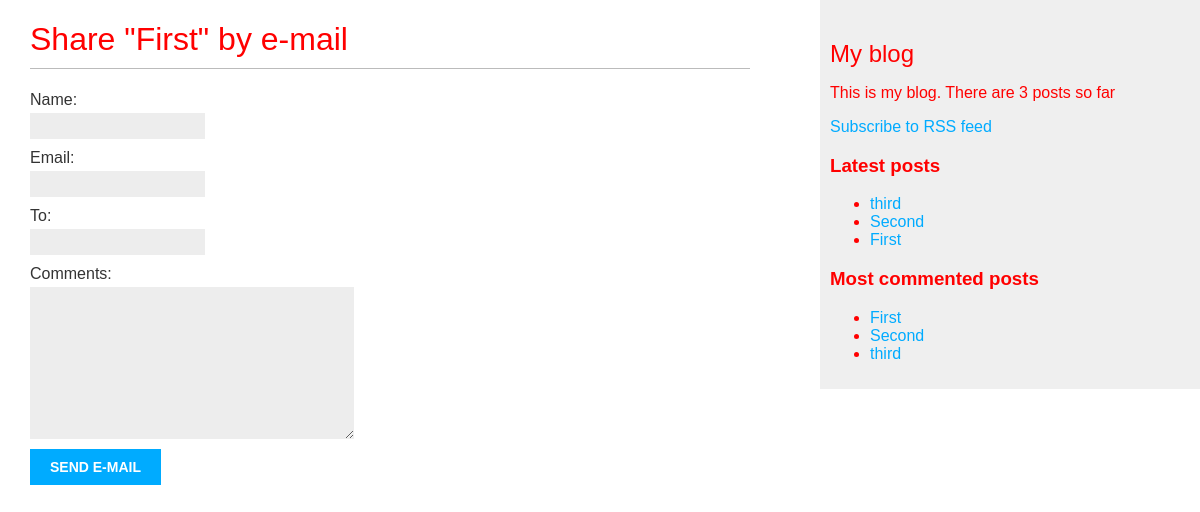
Screenshot of /blog/1/share/ with the database file from the repository.
### blog/models.py (models this page shows, shortened)
class Post(models.Model):
    STATUS_CHOICES = (
        ('draft', 'Draft'),
        ('published', 'Published')
    )
    class Meta:
        ordering = ('-published',)
    title = models.CharField(max_length=250)
    slug = models.SlugField(max_length=250, unique_for_date='published')
    author = models.ForeignKey(User, related_name='blog_posts')
    body = models.TextField()
    published = models.DateTimeField(default=timezone.now)
    created = models.DateTimeField(auto_now_add=True)
    updated = models.DateTimeField(auto_now=True)
    status = models.CharField(
        max_length=10, choices=STATUS_CHOICES, default='draft')
    objects = models.Manager()
    status_published = PublishedManager()
    tags = TaggableManager()
    def get_absolute_url(self):
        return reverse('blog:post_detail', args=[self.published.year,
                                                 self.published.strftime('%m'),
                                                 self.published.strftime('%d'),
                                                 self.slug])

### blog/views.py (the view)
# urls.py: url(r'^(?P<post_id>\d+)/share/', views.post_share, name="post_share"),
def post_share(request, post_id):
    post = get_object_or_404(Post, id=post_id, status='published')
    sent = False
    if request.method == 'POST':
        form = EmailPostForm(request.POST)
        if form.is_valid():
            cd = form.cleaned_data
            post_url = request.build_absolute_uri(post.get_absolute_url())
            subject = '{} ({}) recommends you reading "{}"'.format(cd['name'],
                                                                   cd['email'],
                                                                   post.title)
            message = 'Read "{}" at {}\n\n{}\'s comments: {}'.format(post.title,
                                                                     post_url,
                                                                     cd['name'],
                                                                     cd['comments'])
            send_mail(subject, message, 'admin@blogsite.com', [cd['to']])
            sent = True
    else:
        form = EmailPostForm()
    return render(request, 'blog/post/share.html', {'form': form,
                                                    'post': post,
                                                    'sent': sent})

### blog/forms.py
class EmailPostForm(forms.Form):
    name = forms.CharField(max_length=25)
    email = forms.EmailField()
    to = forms.EmailField()
    comments = forms.CharField(max_length=250,
                               required=False,
                               widget=forms.Textarea)

### blog/models.py (called while the page is built)
    def get_queryset(self):
        return super(PublishedManager, self).get_queryset().filter(status='published')

### blog/templatetags/blog_tags.py (called while the page is built)
@register.simple_tag
def get_total_posts():
    return Post.status_published.count()

@register.inclusion_tag('blog/post/_latest_posts.html')
def show_latest_posts(count=5):
    latest_posts = Post.status_published.order_by('-published')[:count]
    return {'latest_posts': latest_posts}

@register.simple_tag
def get_most_commented_posts(count=5):
    return Post.status_published.annotate(total_comments=Count('comment')). \
        order_by('-total_comments')[:count]

### blog/templates/blog/post/share.html (shortened to what this page needs)
{% extends "../_layout.html" %}
{% block content %}
    {% if sent %}
        <h1>E-mail successfully sent</h1>
        <p>"{{ post.title }}" was successfully sent by e-mail.</p>
    {% else %}
        <h1>Share "{{ post.title }}" by e-mail</h1>
        <form action="." method="post">
            {{ form.as_p }}
            <input type="submit" value="Send e-mail">
        </form>
    {% endif %}
{% endblock %}

### blog/templates/blog/post/_posts.html
{% if header %}
    <h3>{{ header }}</h3>
{% endif %}
<ul>
    {% for post in posts %}
        <li><a href="{{ post.get_absolute_url }}">{{ post.title }}</a></li>
    {% endfor %}
</ul>

### static/css/styles.css (style rules this page uses)
body { color: red }

### blog/static/css/blog.css (style rules this page uses)
body { margin:0; padding:0; font-family:helvetica, sans-serif; }
a { color:#00abff; text-decoration:none; }
h1 { font-weight:normal; border-bottom:1px solid #bbb; padding:0 0 10px 0; }
label { float:left; clear:both; color:#333; margin-bottom:4px; }
input, textarea { clear:both; float:left; margin:0 0 10px; background:#ededed; border:0; padding:6px 10px; font-size:12px; }
input[type=submit] { font-weight:bold; background:#00abff; color:#fff; padding:10px 20px; font-size:14px; text-transform:uppercase; }

### rows the page displays
Post: title "First"
Post: title "third"
Post: title "Second"

### other values shown
{{ header }} "Latest posts Most commented posts"
